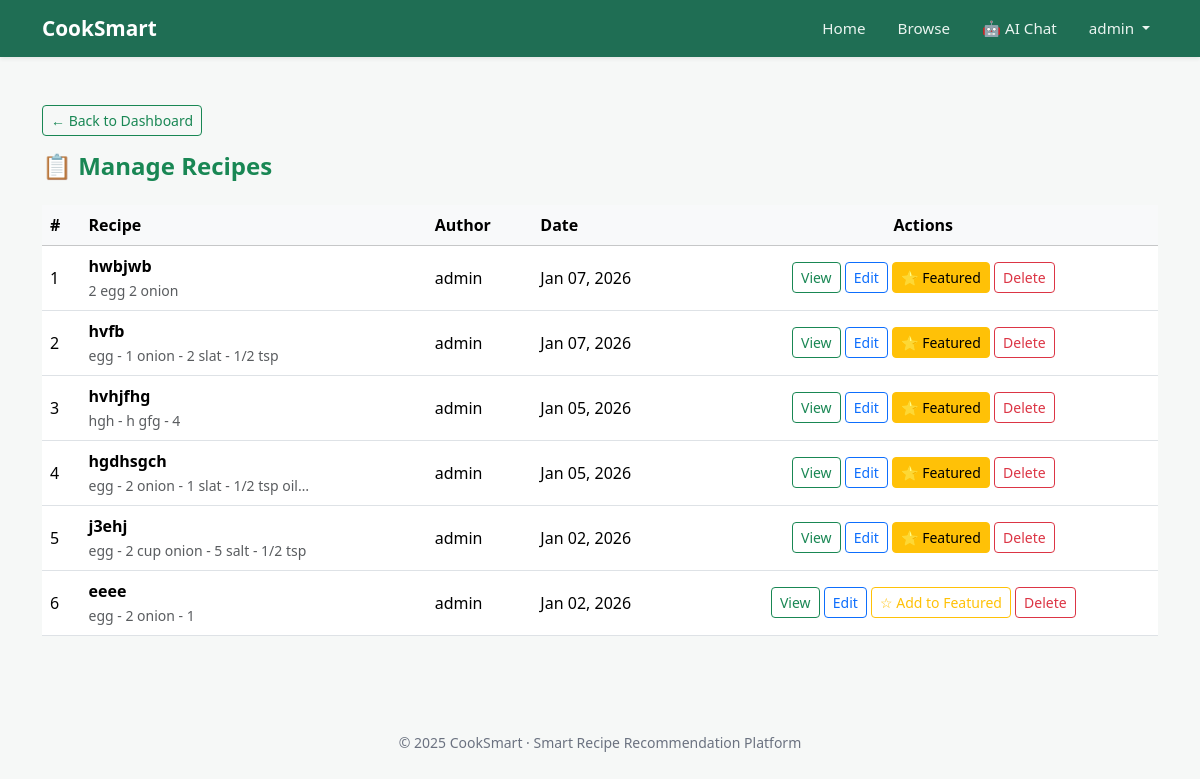
The page /dashboard/recipes/ (signed in) on the database as committed earlier.
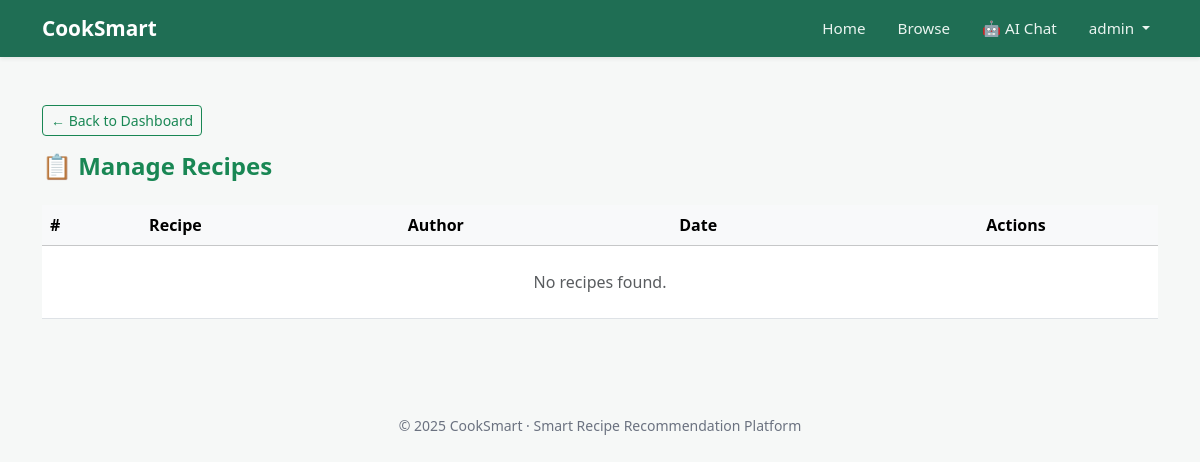
The same page on the database as committed later.
### recipes/models.py (models this page shows, shortened)
class Recipe(models.Model):
    user = models.ForeignKey(
        User,
        on_delete=models.CASCADE,
        related_name="recipes"
    )
    title = models.CharField(
        max_length=200
    )
    description = models.TextField(
        blank=True
    )
    category = models.CharField(
        max_length=100,
        blank=True
    )
    cook_time = models.PositiveIntegerField(
        null=True,
        blank=True,
        help_text="Time in minutes"
    )
    servings = models.PositiveIntegerField(
        default=2,
        help_text="Number of servings this recipe makes"
    )
    difficulty = models.CharField(
        max_length=20,
        choices=[
            ("Easy", "Easy"),
            ("Medium", "Medium"),
            ("Hard", "Hard"),
        ],
        default="Medium"
    )
    ingredients = models.TextField(
        help_text="One ingredient per line (quantity unit ingredient)"
    )
    instructions = models.TextField(
        help_text="One step per line"
    )
    image = models.ImageField(
        upload_to="recipes/images/",
        blank=True,
        null=True
    )
    video = models.FileField(
        upload_to="recipes/videos/",
        blank=True,
        null=True
    )
    is_featured = models.BooleanField(
        default=False
    )
    created_at = models.DateTimeField(
        auto_now_add=True
    )

### recipes/views.py (the view)
# urls.py: path("dashboard/recipes/", views.admin_recipes, name="admin_recipes"),
@staff_member_required
def admin_recipes(request):
    recipes = Recipe.objects.all().order_by("-created_at")
    return render(request, "recipes/admin_recipes.html", {
        "recipes": recipes
    })

### recipes/templates/recipes/admin_recipes.html
{% extends 'recipes/base.html' %}
{% block content %}
<a href="{% url 'admin_dashboard' %}"
   class="btn btn-outline-success btn-sm mb-3">
    ← Back to Dashboard
</a>
<h4 class="fw-bold text-success mb-4">📋 Manage Recipes</h4>
<div class="table-responsive">
    <table class="table table-hover align-middle">
        <thead class="table-light">
            <tr>
                <th>#</th>
                <th>Recipe</th>
                <th>Author</th>
                <th>Date</th>
                <th class="text-center">Actions</th>
            </tr>
        </thead>
        <tbody>
        {% for recipe in recipes %}
            <tr>
                <td>{{ forloop.counter }}</td>
                <td>
                    <strong>{{ recipe.title }}</strong><br>
                    <small class="text-muted">
                        {{ recipe.ingredients|truncatechars:40 }}
                    </small>
                </td>
                <td>{{ recipe.user.username }}</td>
                <td>{{ recipe.created_at|date:"M d, Y" }}</td>
                <td class="text-center">
    <a href="{% url 'recipe_detail' recipe.id %}"
       class="btn btn-sm btn-outline-success">
        View
    </a>
    <a href="{% url 'edit_recipe' recipe.id %}"
       class="btn btn-sm btn-outline-primary">
        Edit
    </a>
    <a href="{% url 'toggle_featured_recipe' recipe.id %}"
       class="btn btn-sm {% if recipe.is_featured %}btn-warning{% else %}btn-outline-warning{% endif %}">
        {% if recipe.is_featured %}
            ⭐ Featured
        {% else %}
            ☆ Add to Featured
        {% endif %}
    </a>
    <a href="{% url 'delete_recipe' recipe.id %}"
       class="btn btn-sm btn-outline-danger"
       onclick="return confirm('Delete this recipe?')">
        Delete
    </a>
</td>
            </tr>
        {% empty %}
            <tr>
                <td colspan="5" class="text-center text-muted py-4">
                    No recipes found.
                </td>
            </tr>
        {% endfor %}
        </tbody>
    </table>
</div>
{% endblock %}

### recipes/templates/recipes/base.html (shortened to what this page needs)
<!DOCTYPE html>
<html lang="en">
  <head>
    <link
      href="https://cdn.jsdelivr.net/npm/bootstrap@5.3.3/dist/css/bootstrap.min.css"
      rel="stylesheet"
    />
  </head>
  <body>
    <nav class="navbar navbar-expand-lg shadow-sm">
      <div class="container">
        <a class="navbar-brand" href="{% url 'home' %}"> CookSmart </a>
        <div class="collapse navbar-collapse" id="nav">
          <ul class="navbar-nav ms-auto align-items-lg-center gap-3">
            <li class="nav-item">
              <a class="nav-link" href="{% url 'home' %}"> Home </a>
            </li>
            <li class="nav-item">
              <a class="nav-link" href="{% url 'recipe_list' %}"> Browse </a>
            </li>
            <li class="nav-item">
              <a class="nav-link" href="{% url 'ai_chat' %}"> 🤖 AI Chat </a>
            </li>
            {% if user.is_authenticated %}
            <li class="nav-item dropdown">
              <a
                class="nav-link dropdown-toggle"
                href="#"
                role="button"
                data-bs-toggle="dropdown"
              >
                {{ user.username }}
              </a>
            </li>
            {% else %}
            <li class="nav-item">
              <a class="nav-link" href="{% url 'login' %}"> Login </a>
            </li>
            {% endif %}
          </ul>
        </div>
      </div>
    </nav>
    <div class="container mt-5">{% block content %}{% endblock %}</div>
    <footer>© 2025 CookSmart · Smart Recipe Recommendation Platform</footer>
  </body>
</html>

### recipes/templates/recipes/base.html (style rules this page uses)
body { background-color: #f6f8f7; color: #1f2933; font-family: "Segoe UI", sans-serif; }
.navbar { background-color: #1f6e54; }
.navbar-brand { font-weight: 700; font-size: 1.3rem; color: white !important; }
.nav-link { font-size: 0.95rem; color: #eaf4f0 !important; }
footer { margin-top: 80px; text-align: center; color: #6b7280; font-size: 14px; }

Rows that differ between the two databases and show on the page:
removed Recipe: title "hwbjwb", ingredients "2 egg 2 onion", user.username "admin", created_at "Jan 07, 2026", is_featured "⭐ Featured"
removed Recipe: title "hvfb", ingredients "egg - 1 onion - 2 slat - 1/2 tsp", user.username "admin", created_at "Jan 07, 2026", is_featured "⭐ Featured"
removed Recipe: title "hvhjfhg", ingredients "hgh - h gfg - 4", user.username "admin", created_at "Jan 05, 2026", is_featured "⭐ Featured"
removed Recipe: title "hgdhsgch", ingredients "egg - 2 onion - 1 slat - 1/2 tsp oil…", user.username "admin", created_at "Jan 05, 2026", is_featured "⭐ Featured"
removed Recipe: title "j3ehj", ingredients "egg - 2 cup onion - 5 salt - 1/2 tsp", user.username "admin", created_at "Jan 02, 2026", is_featured "⭐ Featured"
removed Recipe: title "eeee", ingredients "egg - 2 onion - 1", user.username "admin", created_at "Jan 02, 2026", is_featured "☆ Add to Featured"
Other text that changed with them:
text now shown: "No recipes found."
